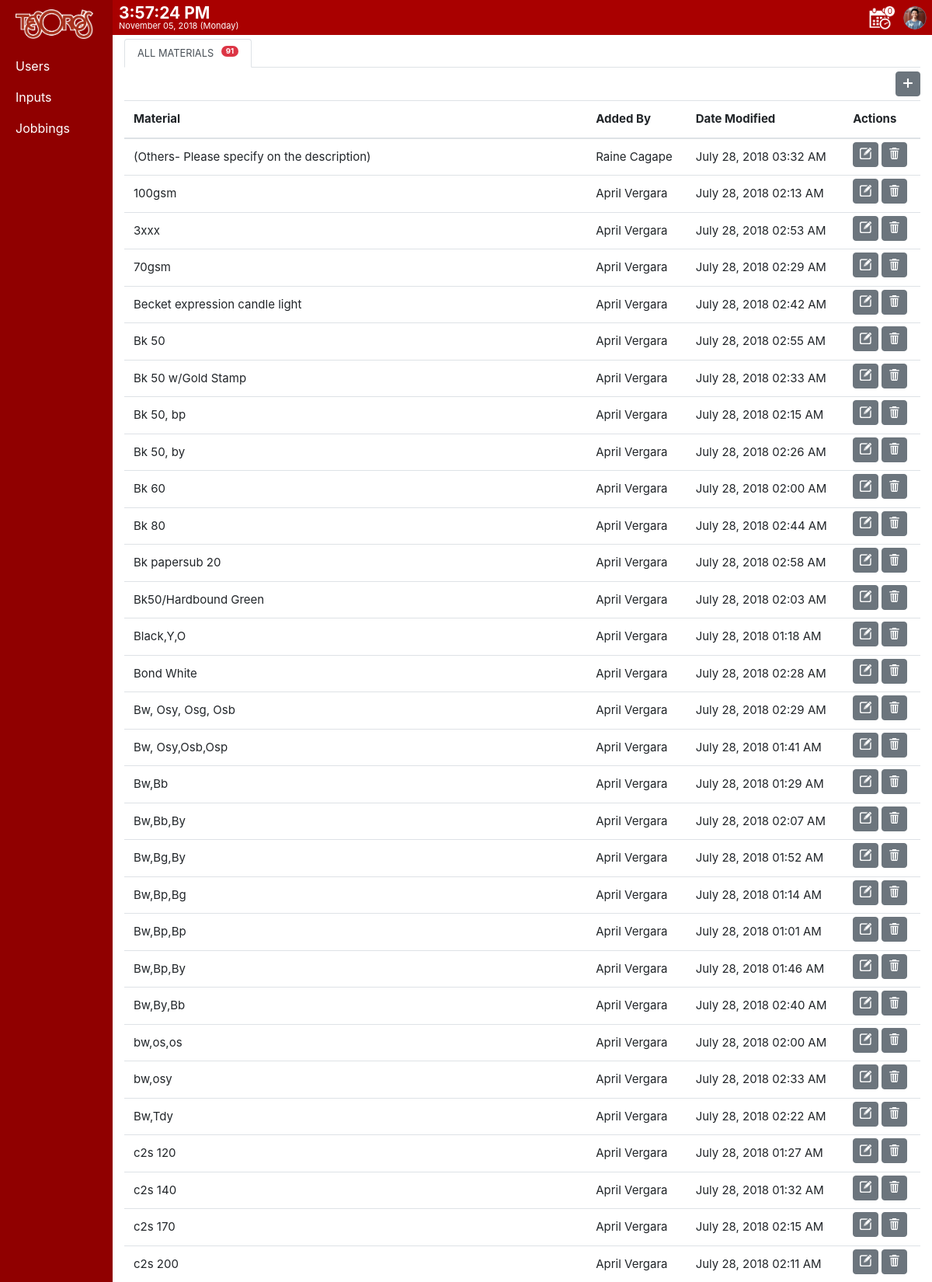
Page /views/TIMS/support/input_materials.php (signed in, upper part) on the committed database.
### tables this page shows
CREATE TABLE `users` (
  `id` int(11) NOT NULL,
  `type` int(11) NOT NULL,
  `status` set('Active','Inactive') NOT NULL DEFAULT 'Inactive',
  `username` varchar(32) NOT NULL,
  `password` varchar(32) NOT NULL,
  `email` varchar(32) NOT NULL,
  `firstname` varchar(32) NOT NULL,
  `middlename` varchar(32) NOT NULL,
  `lastname` varchar(32) NOT NULL,
  `birthdate` date NOT NULL,
  `gender` set('Female','Male') NOT NULL,
  `picture` text NOT NULL,
  `date_added` timestamp NOT NULL DEFAULT CURRENT_TIMESTAMP ON UPDATE CURRENT_TIMESTAMP
);

CREATE TABLE `printing_materials` (
  `id` int(11) NOT NULL,
  `materials` text NOT NULL,
  `added_by` int(11) NOT NULL,
  `date_modified` timestamp NOT NULL DEFAULT CURRENT_TIMESTAMP ON UPDATE CURRENT_TIMESTAMP
);

### views/TIMS/support/input_materials.php (the view, shortened to what this page needs)
<?php
	include ('TIMS_verify.php');
	$count_query="SELECT count(*) AS 'ucount' FROM printing_materials";
	$count_result=mysqli_query($conn,$count_query);
?>
<!DOCTYPE html>
<html>
<head>
	<?php include ('include/head.php')?>
</head>
<body>
	<?php include ('include/navbar.php')?>
	<div class="gap2"></div>
	<div class="container-fluid">
		<div id="content">
			<div class="row">
				<div class="col-lg-12">
				<?php if(
					(isset($_GET['edit']) || !isset($_GET['add']) && !isset($_GET['add']) && !isset($_GET['remove'])) &&
					(!isset($_GET['edit']) || !isset($_GET['add']) && !isset($_GET['add']) && isset($_GET['remove'])) &&
					(!isset($_GET['edit']) || !isset($_GET['add']) && isset($_GET['add']) && !isset($_GET['remove'])) &&
					(!isset($_GET['edit']) || isset($_GET['add']) && !isset($_GET['add']) && !isset($_GET['remove']))
				) {?>
					<ul id="tabsJustified" class="nav nav-tabs">
						<li class="nav-item">
							<a href="input_materials.php" class="nav-link small text-uppercase active">
								All Materials
								<span class="float-right badge badge-pill badge-danger" style="margin-left:10px">
								<?php
                                    if(mysqli_num_rows($count_result)>0)
                                    {
                                        while($count=mysqli_fetch_assoc($count_result))
                                        {
                                            echo $count['ucount'];
                                        }
                                    }
								?>
								</span>
							</a>
						</li>
					</ul>
					<div id="tabsJustifiedContent" class="tab-content">
						<div id="all_jobs" class="tab-pane fade active show">
							<div>
								<button class="btn btn-secondary" onclick="add('true')" title="Add New" style="font-size: 12px; float: right; margin: 5px 0px 5px 5px;"><img src="images/new.png" width="12px" style="margin: -3px -3px 0px -3px;"></button>
							</div>
							<div class="table-responsive" style="max-height: 70vh;">
								<table class="table table-hover" id="myTable">
									<thead>
										<tr>
											<th onclick="sortTable(0)" class="tableSort">Material</th>
											<th onclick="sortTable(1)" class="tableSort">Added By</th>
											<th onclick="sortTable(2)" class="tableSort">Date Modified</th>
											<th>Actions</th>
										</tr>
									</thead>
									<tbody>
									<?php
									$sql_query="SELECT a.*,b.firstname AS 'fn',b.lastname AS 'ln' FROM printing_materials a LEFT JOIN users b ON a.added_by=b.id ORDER BY materials ASC";
									$result_set=mysqli_query($conn,$sql_query);
									if(mysqli_num_rows($result_set)>0){
										while($row=mysqli_fetch_assoc($result_set)){
										?>
											<tr>
												<td><?php echo $row['materials'];?></td>
												<td><?php echo $row['fn']." ".$row['ln'];?></td>
												<td><?php echo date('F d, Y h:s A',strtotime($row['date_modified']));?></td>
												<td>
													<div style="margin: -10px 0px; ">
														<button class="btn btn-secondary" onclick="edit('<?php echo $row['id']; ?>')" title="Edit Info" style="font-size: 12px; margin-top: 2px;">
															<img src="images/edit.png" width="15px" style="margin: -3px -4px 0px -4px;">
														</button>
														<button class="btn btn-secondary" onclick="remove('<?php echo $row['id']; ?>')" title="Remove Jobbing" style="font-size: 12px; margin-top: 2px;">
															<img src="images/delete.png" width="15px" style="margin: -3px -4px 0px -4px;">
														</button>
													</div>
												</td>
											</tr>
										<?php
										}
									}
									else{
									?>
										<tr>
											<td colspan="4" style="text-align: center;">No materials yet!</td>
										</tr>
										<?php
										}
										?>
									</tbody>
								</table>
							</div>
						</div>
					</div>
				</div>
			<?php
			}
			?>
				</div>
			</div>
		</div>
</body>
</html>

### views/TIMS/support/include/navbar.php (shortened to what this page needs)
<!DOCTYPE html>
<?php
	$user_query="SELECT * FROM users WHERE id=".$_SESSION['TIMS_id'];
	$user_result=mysqli_query($conn,$user_query);
	$user=mysqli_fetch_array($user_result);
?>
<html>
<body onload="startTime()">
	<div id="wrapper">
		<div id="sidebar-wrapper">
			<ul class="sidebar-nav">
				<li class="sidebar-brand">
					<a href="index.php">
						<img src="images/TIMS_logo.png" width="100px">
					</a>
				</li>
				<li>
					<a href="users.php" class="nav-users">Users</a>
				</li>
				<div id="accordion">
					<li>
						<a href="#" data-toggle="collapse" data-target="#collapseOne" aria-expanded="true" aria-controls="collapseOne">
						  Inputs
						</a>
					</li>
				</div>
				<li>
					<a href="all_jobs.php" class="nav-job-orders">Jobbings</a>
				</li>
			</ul>
		</div>
		<div style="background-color: #a90000;">
			<div style="color: white;float: right;padding: 1px 8px;">
				<div id=txt style="font-size: 21px;font-weight: bold;"></div>
				<div style="margin-top:-8px;font-size:11px;"><?php  echo date('F d, Y')." (".date('l').")";?></div>
			</div>
		</div>
	</div>
	<div class="custom-nav">
        <div style="float: right; color: white;">
            <button type="button" class="btn btn-danger notify" data-toggle="dropdown">
                <img style="margin-top: -14px; margin-left: -15px; position: absolute; width: 30px; border-radius: 100px; height: 30px;" src="../users/images/<?php echo $user['picture'].".png";?>">
            </button>
        </div>
        <div style="float: right; color: white;">
            <button type="button" class="btn btn-danger notify jobbings-due" title="Due Dates" data-toggle="dropdown">
                <img style="margin-top: -13px; margin-left: -15px; position: absolute;" src="images/due.png" width="30px">
                <div style="position: absolute; background-color: white; width:15px; border-radius: 10px; border: 1px solid #a90000; height: 15px;  color: #a90000; margin-top: -15px; margin-left: 15px;">
                    <div class="count-due" style="font-size: 10px; margin-top: -1px; margin-left: -0.5px; letter-spacing: -1pt;">
                    	0
                    </div>
                </div>
            </button>
        </div>
	</div>
				<?php include ('include/TIMS.php');?>
</body>
</html>

### views/TIMS/support/css/main.css (style rules this page uses)
.gap2 { width: 100%; height: 50px; }
#content { margin-left: 145px; z-index: 0; }

### views/TIMS/support/css/sidebar.css (style rules this page uses)
body { overflow-x: hidden; }
#wrapper { z-index: 2; position: fixed; padding-left: 0px; -webkit-transition: all 0.5s ease; -moz-transition: all 0.5s ease; -o-transition: all 0.5s ease; transition: all 0.5s ease; }
#sidebar-wrapper { z-index: 1000; position: fixed; left: 145px; width: 0px; height: 100%; margin-left: -145px; overflow-y: auto; background: #900000; -webkit-transition: all 0.5s ease; -moz-transition: all 0.5s ease; -o-transition: all 0.5s ease; transition: all 0.5s ease; }
.sidebar-nav { position: absolute; top: 0; width: 145px; margin: 0; padding: 0; list-style: none; }
.sidebar-nav li { text-indent: 20px; line-height: 40px; }
.sidebar-nav li a { display: block; text-decoration: none; color: white; }
.sidebar-nav>.sidebar-brand { height: 65px; font-size: 18px; line-height: 60px; }
.sidebar-nav>.sidebar-brand a { color: #999999; }
@media (min-width:768px) { #wrapper { padding-left: 145px; } }
@media (min-width:768px) { #sidebar-wrapper { width: 145px; } }
.custom-nav { position: fixed; width: 100%; background-color: #a90000; height: 45px; z-index: 1; }

### views/TIMS/support/css/notification.css (style rules this page uses)
body { overflow-x: hidden; }
.notify { border-radius: 0px; width: 45px; height: 44px; font-size: 20px; background: #a90000; border-color: #a90000; }

### views/TIMS/support/css/account.css (style rules this page uses)
body { overflow-x: hidden; }
.notify { border-radius: 0px; width: 45px; height: 44px; font-size: 20px; background: #a90000; border-color: #a90000; }

### views/TIMS/support/input_materials.php (style rules this page uses)
thead,tbody { font-size: 15px; }

### rows in the picture
users: picture (picture)
printing_materials: materials "(Others- Please specify on the description)", users.firstname "Raine", users.lastname "Cagape", date_modified "July 28, 2018 03:32 AM"
printing_materials: materials "100gsm", users.firstname "April", users.lastname "Vergara", date_modified "July 28, 2018 02:13 AM"
printing_materials: materials "3xxx", users.firstname "April", users.lastname "Vergara", date_modified "July 28, 2018 02:53 AM"
printing_materials: materials "70gsm", users.firstname "April", users.lastname "Vergara", date_modified "July 28, 2018 02:29 AM"
printing_materials: materials "Becket expression candle light", users.firstname "April", users.lastname "Vergara", date_modified "July 28, 2018 02:42 AM"
printing_materials: materials "Bk 50", users.firstname "April", users.lastname "Vergara", date_modified "July 28, 2018 02:55 AM"
printing_materials: materials "Bk 50 w/Gold Stamp", users.firstname "April", users.lastname "Vergara", date_modified "July 28, 2018 02:33 AM"
printing_materials: materials "Bk 50, bp", users.firstname "April", users.lastname "Vergara", date_modified "July 28, 2018 02:15 AM"
printing_materials: materials "Bk 50, by", users.firstname "April", users.lastname "Vergara", date_modified "July 28, 2018 02:26 AM"
printing_materials: materials "Bk 60", users.firstname "April", users.lastname "Vergara", date_modified "July 28, 2018 02:00 AM"
printing_materials: materials "Bk 80", users.firstname "April", users.lastname "Vergara", date_modified "July 28, 2018 02:44 AM"
printing_materials: materials "Bk papersub 20", users.firstname "April", users.lastname "Vergara", date_modified "July 28, 2018 02:58 AM"
printing_materials: materials "Bk50/Hardbound Green", users.firstname "April", users.lastname "Vergara", date_modified "July 28, 2018 02:03 AM"
printing_materials: materials "Black,Y,O", users.firstname "April", users.lastname "Vergara", date_modified "July 28, 2018 01:18 AM"
printing_materials: materials "Bond White", users.firstname "April", users.lastname "Vergara", date_modified "July 28, 2018 02:28 AM"
printing_materials: materials "Bw, Osy, Osg, Osb", users.firstname "April", users.lastname "Vergara", date_modified "July 28, 2018 02:29 AM"
printing_materials: materials "Bw, Osy,Osb,Osp", users.firstname "April", users.lastname "Vergara", date_modified "July 28, 2018 01:41 AM"
printing_materials: materials "Bw,Bb", users.firstname "April", users.lastname "Vergara", date_modified "July 28, 2018 01:29 AM"
printing_materials: materials "Bw,Bb,By", users.firstname "April", users.lastname "Vergara", date_modified "July 28, 2018 02:07 AM"
printing_materials: materials "Bw,Bg,By", users.firstname "April", users.lastname "Vergara", date_modified "July 28, 2018 01:52 AM"
printing_materials: materials "Bw,Bp,Bg", users.firstname "April", users.lastname "Vergara", date_modified "July 28, 2018 01:14 AM"
printing_materials: materials "Bw,Bp,Bp", users.firstname "April", users.lastname "Vergara", date_modified "July 28, 2018 01:01 AM"
printing_materials: materials "Bw,Bp,By", users.firstname "April", users.lastname "Vergara", date_modified "July 28, 2018 01:46 AM"
printing_materials: materials "Bw,By,Bb", users.firstname "April", users.lastname "Vergara", date_modified "July 28, 2018 02:40 AM"
printing_materials: materials "bw,os,os", users.firstname "April", users.lastname "Vergara", date_modified "July 28, 2018 02:00 AM"
printing_materials: materials "bw,osy", users.firstname "April", users.lastname "Vergara", date_modified "July 28, 2018 02:33 AM"
printing_materials: materials "Bw,Tdy", users.firstname "April", users.lastname "Vergara", date_modified "July 28, 2018 02:22 AM"
printing_materials: materials "c2s 120", users.firstname "April", users.lastname "Vergara", date_modified "July 28, 2018 01:27 AM"
printing_materials: materials "c2s 140", users.firstname "April", users.lastname "Vergara", date_modified "July 28, 2018 01:32 AM"
printing_materials: materials "c2s 170", users.firstname "April", users.lastname "Vergara", date_modified "July 28, 2018 02:15 AM"
printing_materials: materials "c2s 200", users.firstname "April", users.lastname "Vergara", date_modified "July 28, 2018 02:11 AM"

### other values in the picture
$count['ucount'] "91"
